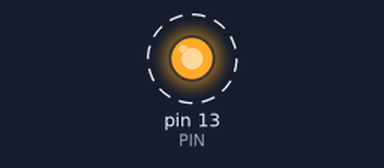
A sketch run on a simulated Arduino Uno, built with avr-gcc and run on an emulated ATmega328P. On the bench: output pins drawn as LEDs (lit = HIGH). Dashed ring = blinking.

Above: at 0.5 s.
Timing chart, 0 to 4.6 s (numbered marks = the images above):
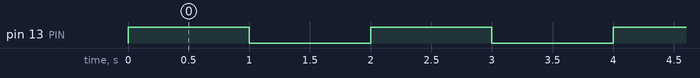

The sketch:

Simple.ino
```cpp
//#include <SPI.h>
//#include <MySensor.h>

//MySensor gw;
//unsigned long SLEEP_TIME = 10000;  // sleep time between reads (seconds * 1000 milliseconds)
//#define DELAY_PIN2 1000 //delay pin
#define DELAY_PIN  1000  //delay pin
#define PIN 13 		//leds pin

void setup()
{
   //gw.begin();

   // Send the sketch version information to the gateway and Controller
   //gw.sendSketchInfo("BlinkTest", "1.0");

   pinMode(PIN, OUTPUT);
}

void loop()
{
  digitalWrite(PIN, HIGH);   // turn the LED on (HIGH is the voltage level)
  delay(DELAY_PIN);                 // wait for a second
  digitalWrite(PIN, LOW);    // turn the LED off by making the voltage LOW
  delay(DELAY_PIN);
  sleep();                 // wait for a second
}

void sleep()
{
  //gw.sleep(SLEEP_TIME);
}
```

Measured:
- by itself, pin 13 (PIN): alternates HIGH for 1.0 s and LOW for 1.0 s
